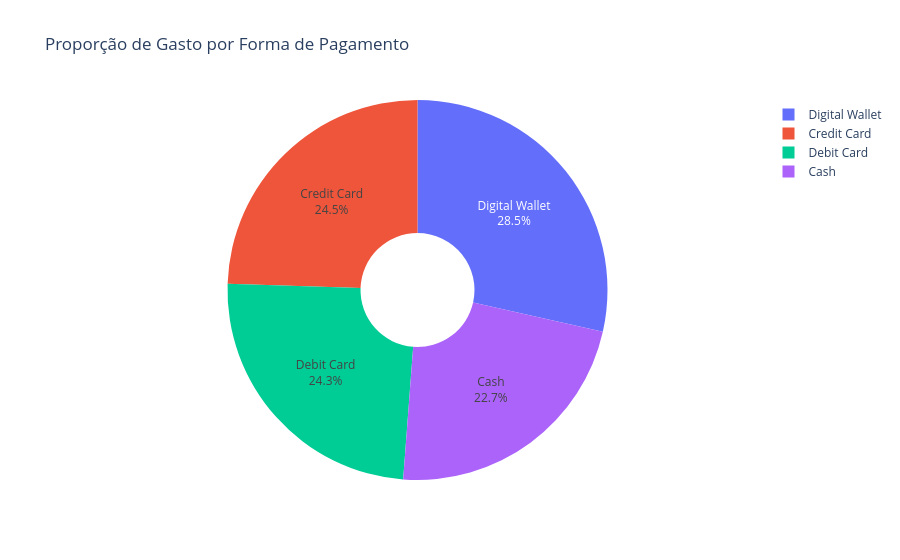

Notebook source saved alongside this figure:
### Code cell
# 3. Gasto por Forma de Pagamento (Gráfico de Pizza Interativo)
payment_summary = df_clean.groupby('payment_method')['total_spent'].sum().reset_index()
fig_payment_method = px.pie(
    payment_summary,
    values='total_spent',
    names='payment_method',
    title='Proporção de Gasto por Forma de Pagamento',
    hole=0.3 # Para criar um gráfico de rosca
)
fig_payment_method.update_traces(textposition='inside', textinfo='percent+label')
fig_payment_method.show()

### Figure 1 — Plotly figure (JSON) as saved in the notebook; plotly's stock layout.template omitted (floating-point values rounded to 4 significant figures)
{"data": [{"domain": {"x": [0, 1], "y": [0, 1]}, "hole": 0.3, "hovertemplate": "payment_method=%{label}<br>total_spent=%{value}<extra></extra>", "labels": ["Cash", "Credit Card", "Debit Card", "Digital Wallet"], "legendgroup": "", "name": "", "showlegend": true, "textinfo": "percent+label", "textposition": "inside", "type": "pie", "values": [757200.0, 817200.0, 812400.0, 952700.0]}], "layout": {"legend": {"tracegroupgap": 0}, "title": {"text": "Proporção de Gasto por Forma de Pagamento"}}}
